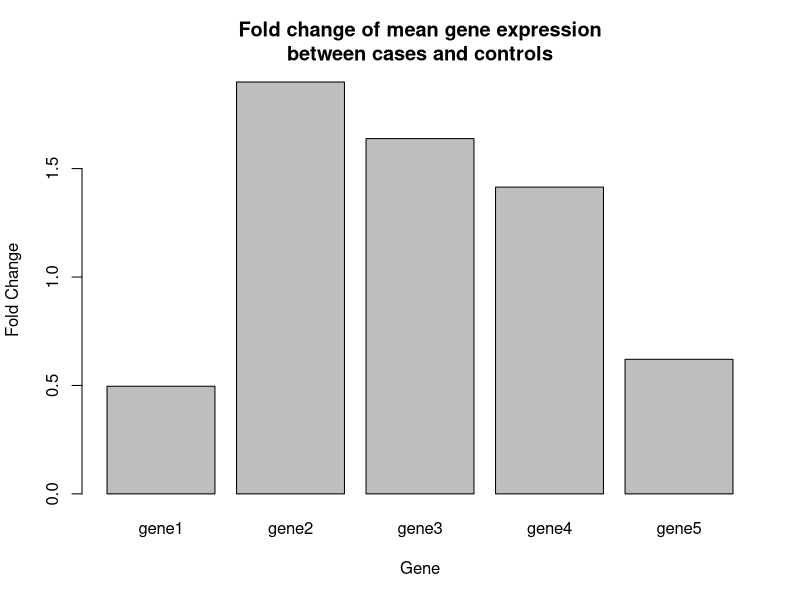
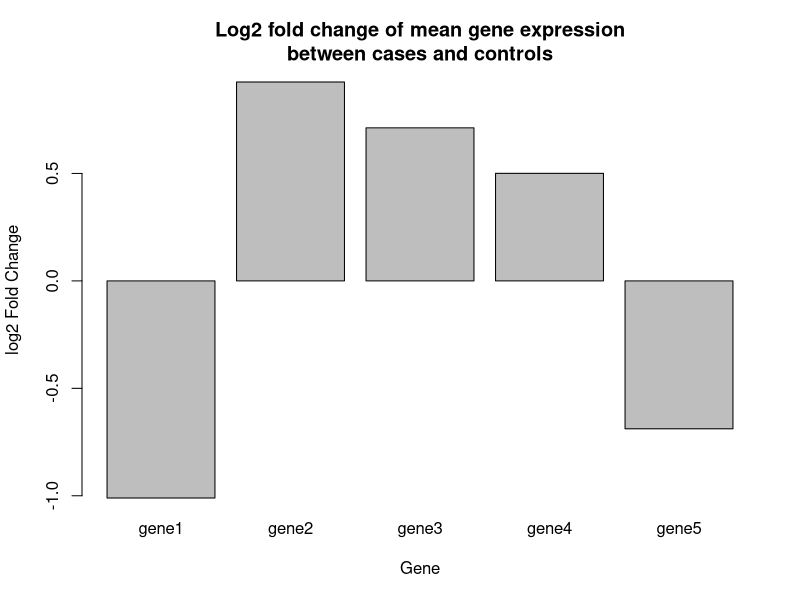

Recreate these plots in R, in order.
## ---- chunk 1
set.seed(420)

pois_mat <- matrix(rnbinom(n = 50, 1, 0.01), nrow = 5, ncol = 10)
## ---- chunk 2
colnames(pois_mat) <- paste0(rep(c("cond", "ctrl"), each = 5),
                             rep(1:5, 2))
rownames(pois_mat) <- paste0("gene", 1:5)

## ---- chunk 3
# first column scale
norm_dat <- scale(pois_mat, center = F)

# manual FC calc
fc_genes <- rowMeans(norm_dat[, grep("cond*", colnames(norm_dat))])/
  rowMeans(norm_dat[, grep("ctrl*", colnames(norm_dat))])
## ---- chunk 4
barplot(height = fc_genes, names.arg = rownames(norm_dat), xlab = "Gene", ylab = "Fold Change", main = "Fold change of mean gene expression\nbetween cases and controls")

barplot(height = log(fc_genes, base = 2), names.arg = rownames(norm_dat), xlab = "Gene", ylab = "log2 Fold Change", main = "Log2 fold change of mean gene expression\nbetween cases and controls")
